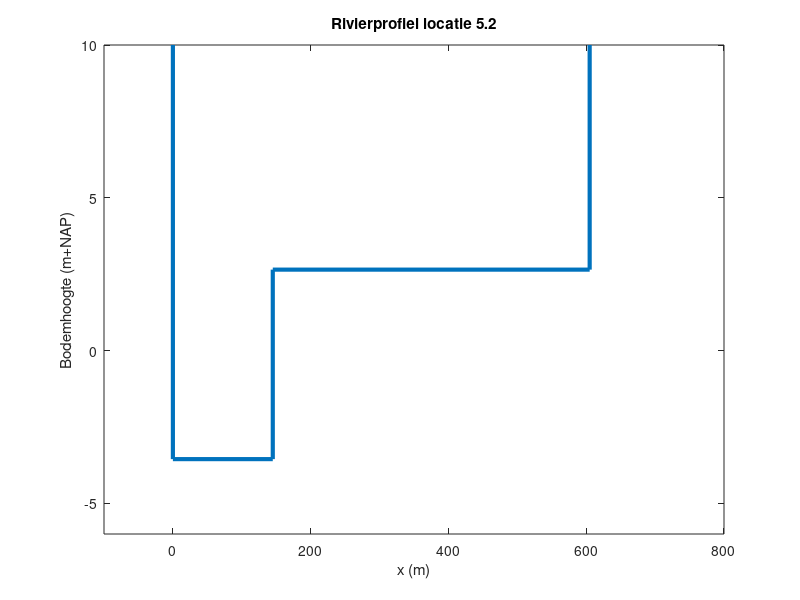

Here is the MATLAB script that generated this plot: (Note: this script raises an error after producing the figure.)
%lokatie 5.2

% Profielen Project Waterveiligheid module 5
% 
% Data:
% - Kolom 1: Locatie van het profiel in de rivier
% - Kolom 2: Gemiddelde stroomvoerende breedte zomerbed b1 (m)
% - Kolom 3: Gemiddelde bodemhoogte zomerbed z1 (m+NAP)
% - Kolom 4: Gemiddelde stroomvoerende breedte kribsectie+uiterwaard b2 (m)
% - Kolom 5: Gemiddelde bodemhoogte kribsectie+uiterwaard z2 (m+NAP)
% - Kolom 6: Gemiddeld verhang i (m/km)
%
% De profielen zijn gemiddelde profielen over een traject van 5 km voor de
% locatie tot en met 5 km na de locatie. De gemiddelde profielen zijn
% bepaald op basis van profielgegevens uit het Rijntakkenmodel uit de 2000
% schematisatie van RIZA, waarin profielen in de Rijntakken beschreven 
% staan op elke 0,5 km. 
% De profielen zijn een grove schematisatie om te kunnen functioneren in 
% een uniform stationaire situatie.

clear, clc
%% Inladen data
Profielen_tabel = load('Profielen.txt');

profiel_1_2 = Profielen_tabel(3,:); % Locatie 1.2 is eerste rij in bestand van profielen
b1_1_2 = profiel_1_2(2); % Breedte zomerbed is tweede kolom in tabel (zie uitleg hierboven)
h_max = 10; % Bepaal zelf een maximale waterhoogte of debiet

%% Figuur plotten
x = [0,0,profiel_1_2(2),profiel_1_2(2),(profiel_1_2(2)+profiel_1_2(4)),(profiel_1_2(2)+profiel_1_2(4))];
y = [h_max,profiel_1_2(3),profiel_1_2(3),profiel_1_2(5),profiel_1_2(5),h_max];
plot(x,y,'LineWidth',3)
axis([-100 800 -6 10])
xlabel('x (m)')
ylabel('Bodemhoogte (m+NAP)')
title('Rivierprofiel locatie 5.2')

% data rivier etc
breedte_zomerbed = 155;          % in meters
breedte_winterbed = 460;         % in meters
breedte_totaal = 615;            % in meters  = breedte_zomerbed+breedte_winterbed
hoogte_winterdijk = 11.05;       % gemeten vanaf bodemhoogte zomerbed
bodemhoogte_winterbed = 6.20;    % gemeten vanaf bodemhoogte zomerbed
bodemhoogte_zomerbed = 0.00;     % bodemhoogte zomerbed als 0 gesteld ipv m NAP
verhang = 0.18*10.^-3;           % m/m
Cf = 0.005;                      % chezy waarde zomerbed en winterbed
grav = 9.81;                     % gravitatie constante in m/s2
P_atm = 10^5;                    % atmosferische druk in N/m2
Rho = 1000;                      % dichtheid water in kg/m3


%Wave = 'afvoergolf.xlsx';

%WaterDischarge = 'B3:B23';

%WaveLobith = xlsread(Wave,WaterDischarge);

WaveLobith=[4362;5676;6616;7794;9421;11812;14561;15433;15749;15936;16000;15946;15781;15508;14704;12457;10480;9052;8077;7342;6046]*(2/9);               %verdeling rijntakken
WaveLength = length(WaveLobith);


%Afvoerverdeling via verschillende rijntakken
WaveLobith;
%Q_Lobith;                                                    % in m3/s
k = 2./9;                                                                   %2/9 van de Rijn stroomt naar de Nederrijn

%Omzetten bodemhoogtes naar diepte
diepte_zomerbed = bodemhoogte_winterbed-bodemhoogte_zomerbed;
diepte_winterbed = hoogte_winterdijk-bodemhoogte_winterbed;

%maximale afvoeren
Qmax_zomerbed = (breedte_zomerbed.*(diepte_zomerbed).^1.5).*sqrt((grav.*verhang)./Cf);
Qmax_winterbed_zomerbed = (breedte_totaal.*(diepte_winterbed).^1.5).*sqrt((grav.*verhang)./Cf); 
Qmax = Qmax_zomerbed + Qmax_winterbed_zomerbed;

%waterhoogte berekening
waterhoogte_zomerbed = (WaveLobith./(breedte_zomerbed.*sqrt(grav./Cf).*sqrt(verhang))).^(2./3);      
waterhoogte_winterbed= ((WaveLobith-Qmax_zomerbed)./(breedte_totaal.*sqrt(grav./Cf).*sqrt(verhang))).^(2./3);

%Nulvectoren gemaakt
hoogte_zomerbed = zeros(1,WaveLength)';
hoogte_winterbed = zeros(1,WaveLength)';
P = zeros(1,WaveLength)';
T = zeros(1,WaveLength)';

%Constanten voor bepaling terugkeertijd in jaren bepaalde afvoer
a = 1316.4;                                                                 %komt uit TRontwerp pag.76-77
c = 6612.6;

%Model

for i = 1:length(WaveLobith)
    
if WaveLobith(i) <= Qmax_zomerbed
    hoogte_zomerbed(i) = bodemhoogte_zomerbed + waterhoogte_zomerbed(i);
elseif WaveLobith(i) >= Qmax_zomerbed
    hoogte_winterbed(i) = bodemhoogte_winterbed + waterhoogte_winterbed(i);
end

if WaveLobith(i) > Qmax
    hoogte_winterbed(i) = hoogte_winterdijk;
end

if hoogte_winterbed(i) >= bodemhoogte_winterbed
    P(i) = P_atm + Rho*grav*(hoogte_winterbed(i)-bodemhoogte_winterbed); 
else
    P(i) = P_atm;
end
T(i) = exp((WaveLobith(i)-k.*c)./(k.*a));               
end

TableForExcel = table(WaveLobith, hoogte_zomerbed, hoogte_winterbed, P, T, ...
    'VariableNames',{'Flow' 'WaterHeigtSummerBed' 'WaterHeightSummerWinterBed' 'Pressure' 'RepetitionTime'});
%data naar excel sturen
filename = 'data5_2.xlsx';
writetable(TableForExcel,filename,'Sheet',1,'Range','A2')
%xlswrite('locatie5_2.xlsx', WaveLobith', 'output', 'a2')
%xlswrite('locatie5_2.xlsx', hoogte_zomerbed', 'output', 'b2')
%xlswrite('locatie5_2.xlsx', hoogte_winterbed', 'output', 'c2')
%xlswrite('locatie5_2.xlsx', P', 'output', 'd2')
%xlswrite('locatie5_2.xlsx', T', 'output', 'e2')

